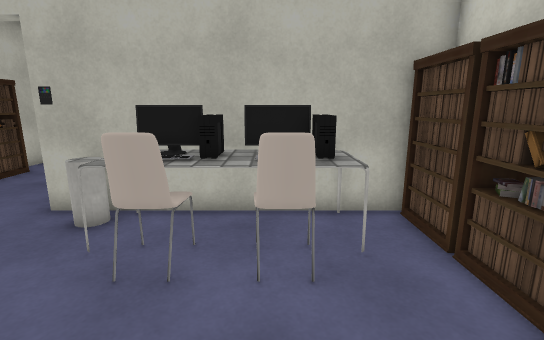
View 1 (above)

18 first-person views from a walk through a scene from a Unity 3-D project. The camera is 1.41 m above the floor, tilts 12° down and sees 85° across. The floor is counted in squares, 0.45 m on a side. Each view is taken from the middle of a square. On the plan, view 1 faces up. The plan holds only what a view shows up to about 20 squares ahead; the rest is blank. The player character is not drawn. Door leaves are left out, so doorways stand open. Some surface patterns are stand-ins.

View 2
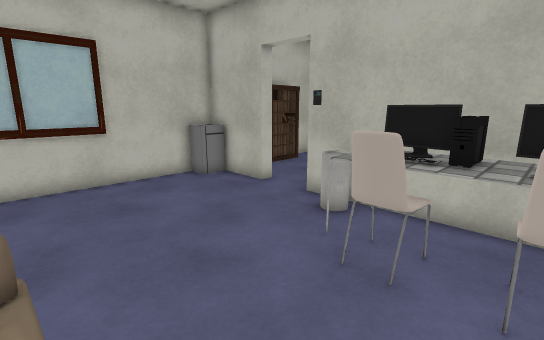

View 3
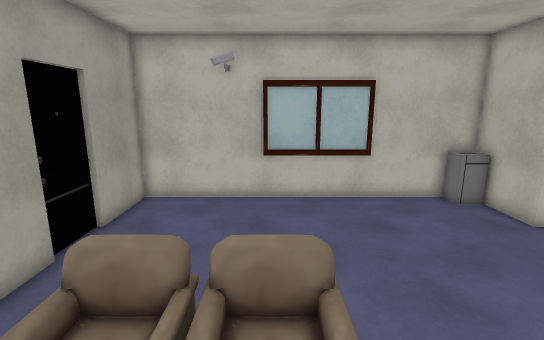

View 4
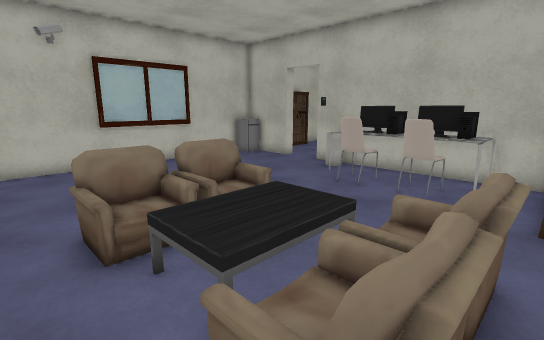

View 5
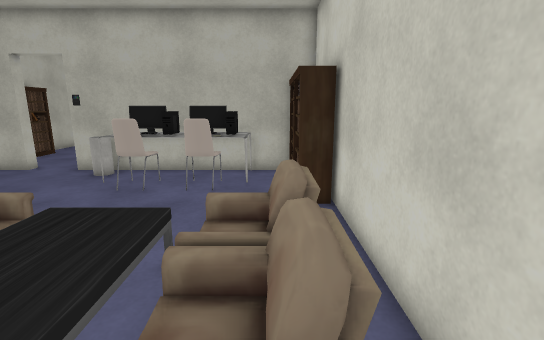

View 6
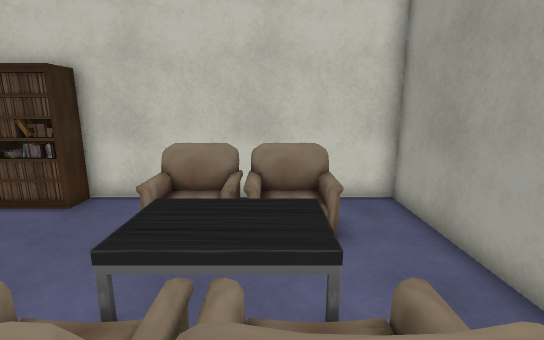

View 7
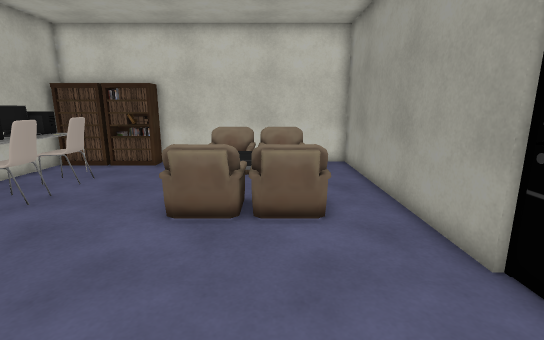

View 8
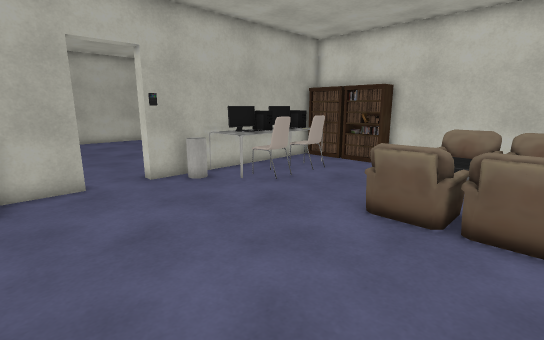

View 9
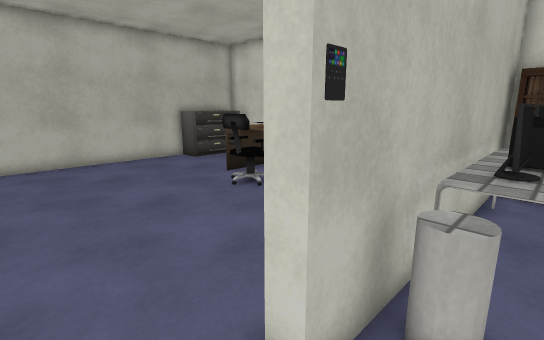

View 10
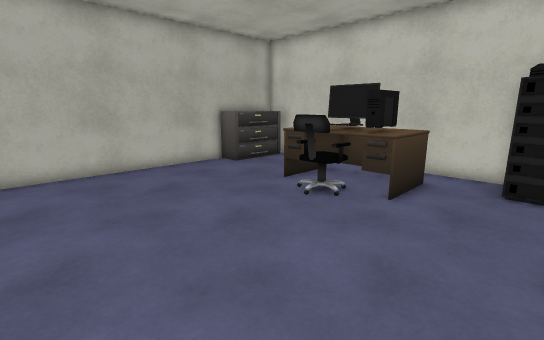

View 11
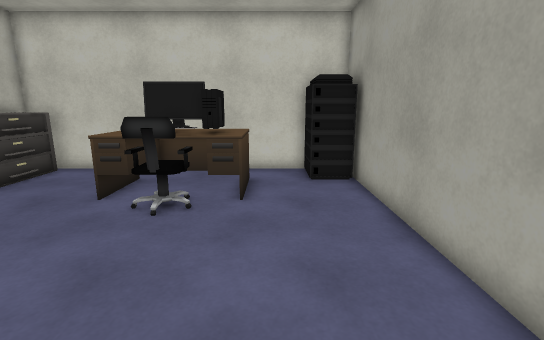

View 12
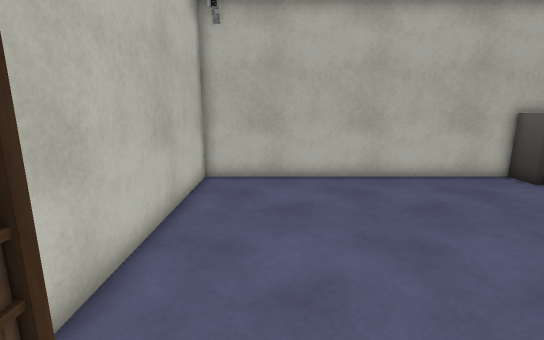

View 13
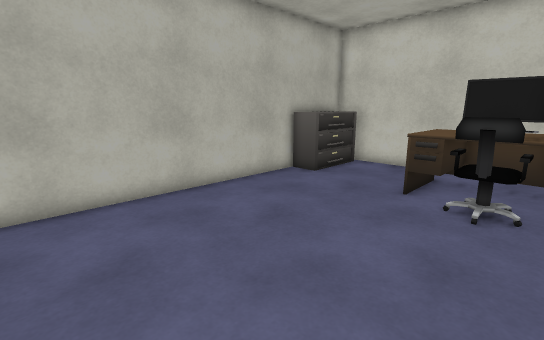

View 14
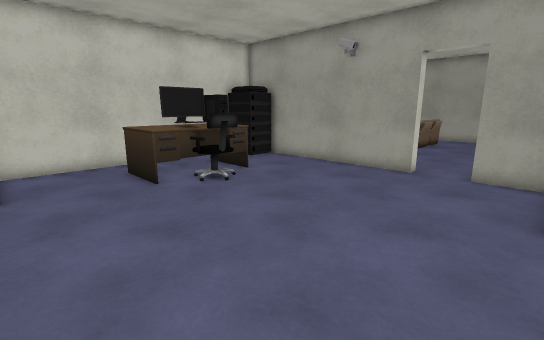

View 15
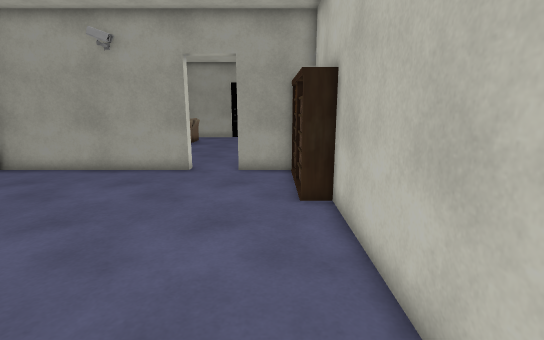

View 16
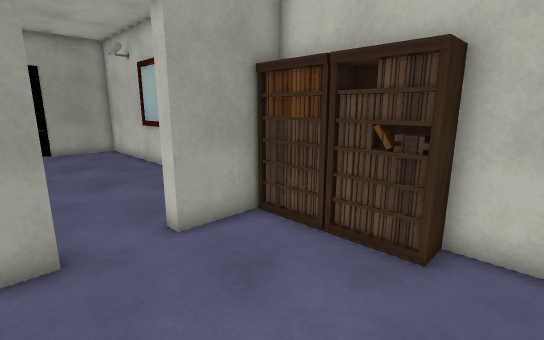

View 17
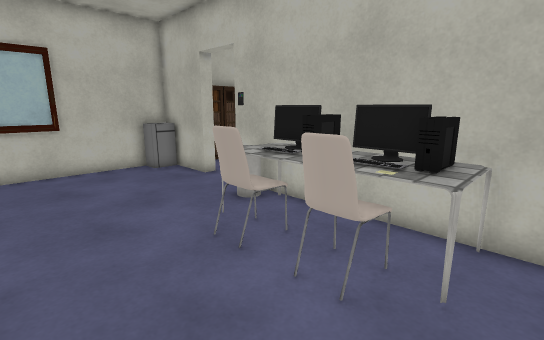

View 18
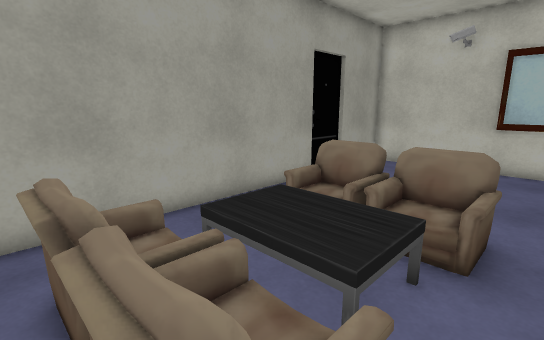

### Floor plan
Key: @ floor where view 1 was taken; # wall or solid block; . main floor; : floor 0.25 m higher than the main floor; + floor 0.5 m higher than the main floor; / step, stairs or slope; D open door; O other object.
Columns run from 13 left of view 1 to 5 right of it. Each row starts with its distance up from view 1.
 25 ##############OOOO#
 24 #.............OOOO#
 23 #.................#
 22 #.................#
 21 #.................#
 20 #.................#
 19 #............OOOO.#
 18 #............OOOO.#
 17 #..........OOOOOO.#
 16 #..........OOOOOO.#
 15 #............OOOO.#
 14 #O...........OOOO.#
 13 OO................#
 12 #O................#
 11 OO..............OO#
 10 OO............. OO#
  9 ####DDD############
  8 #O..... OOOOOOOO.O
  7 #O......OOOOOOOO.O
  6 #........OOOOOOO.O#
  5 #.........OO.OO..O#
  4 #................O#
  3 #................O#
  2 #.................#
  1 #.................#
  0 #........OOO.@.OOO#
 -1 #........O /++/:OO#
 -2 #........OOO++/OO.#
 -3 #........O /++/+OO#
 -4 #........O O///OOO#
 -5 #........OOO...OO.#
 -6 #.................#
 -7 ###################

Positions as (right, up) in squares from view 1, and headings:
1: (0, 0), facing up
2: (0, 0), facing up-left
3: (1, -1), facing left
4: (4, -6), facing up-left
5: (3, -6), facing up
6: (-5, -3), facing right
7: (-12, -3), facing right
8: (-12, -4), facing up-right
9: (-9, 7), facing up-right
10: (-10, 10), facing up-right
11: (-10, 13), facing right
12: (-10, 12), facing up
13: (-11, 15), facing up-right
14: (-12, 24), facing down-right
15: (-11, 24), facing down
16: (-6, 16), facing down-left
17: (3, 1), facing up-left
18: (4, 1), facing down-left
